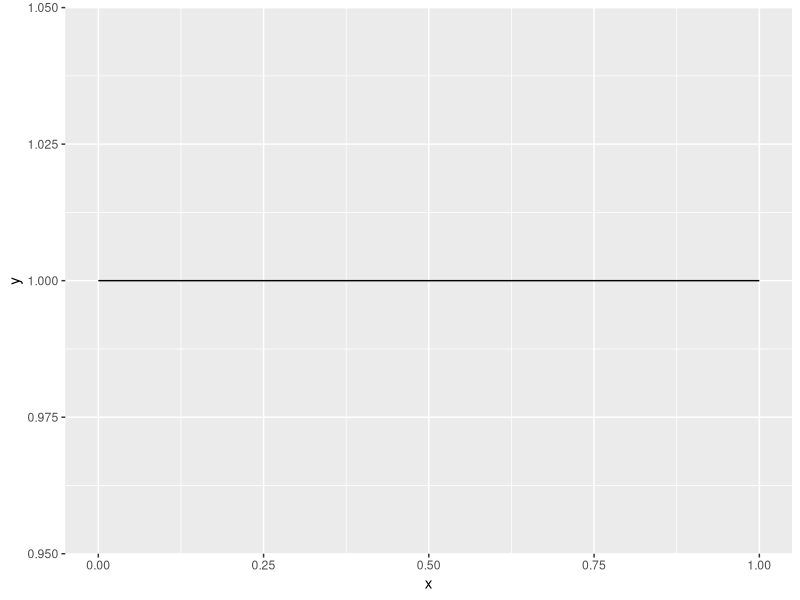
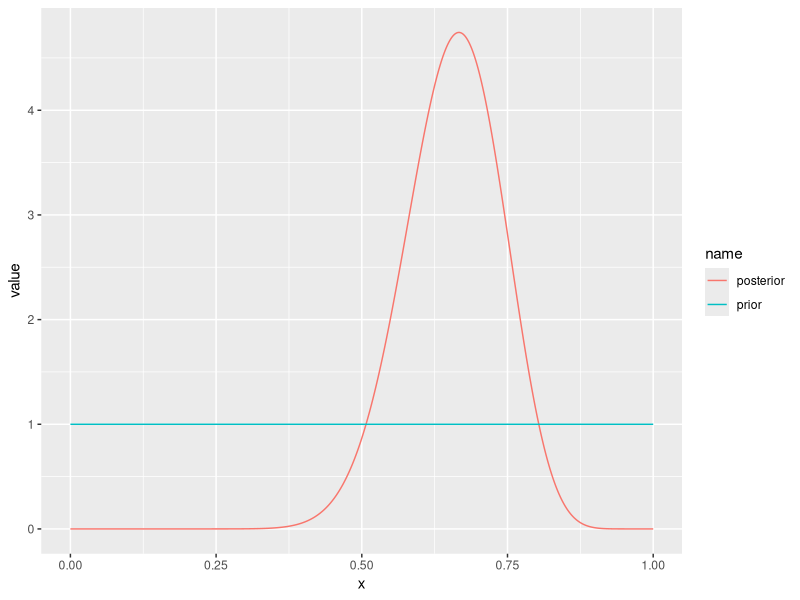
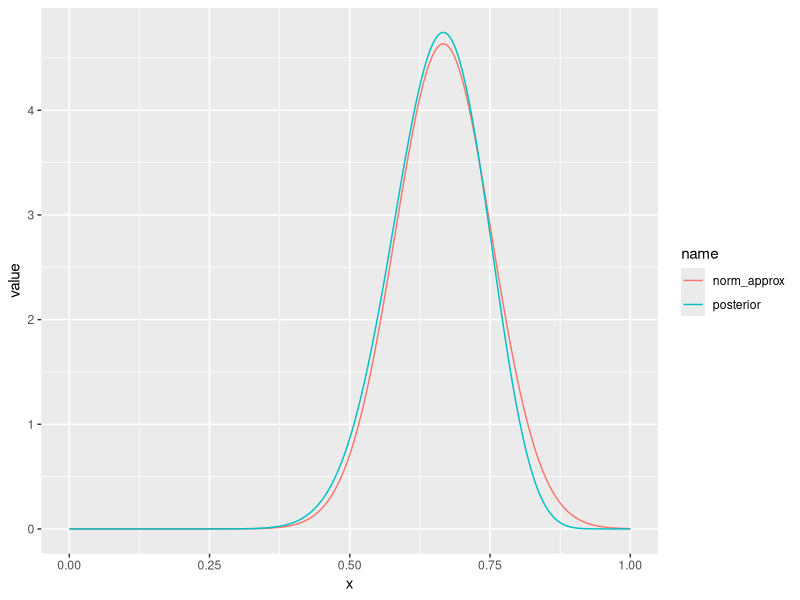

Recreate these plots in R, in order.
## ---- chunk 1
knitr::opts_chunk$set(echo = FALSE)
library(tidyverse)
## ---- chunk 2
# a and b parameters for the beta prior
prior_a <- 1
prior_b <- 1

# number of tosses of the globe 
n <- 30

# number of times the globe lands on water
Y <- 20
## ---- chunk 3
x_vals <- seq(from=0, to=1, by=0.001)
prior_y <- dbeta(x_vals, prior_a, prior_b)
df_prior <- data.frame(x=x_vals, y=prior_y)
ggplot(df_prior, aes(x=x,y=y)) + geom_line()
## ---- chunk 4
posterior_a <- prior_a + Y
posterior_b <- prior_b + n - Y
posterior_y <- dbeta(x_vals, posterior_a, posterior_b)
df_posterior <- data.frame(x=x_vals, prior=prior_y, posterior=posterior_y)
df_posterior <- df_posterior %>% pivot_longer(c(prior,posterior))

print(posterior_a)
print(posterior_b)

ggplot(df_posterior, aes(x=x, y=value, color=name)) + geom_line()
## ---- chunk 5
likelihood_func <- function(q)
{
  return(q^(posterior_a-1)*(1-q)^(posterior_b-1))
}
opt_obj <- optimize(likelihood_func, c(0,1), maximum=TRUE)
post_mode <- opt_obj$maximum
print("posterior mode:")
print(post_mode)
## ---- chunk 6
norm_approx_var <- -1/( -(posterior_a-1)/post_mode^2 - (posterior_b-1)/(1-post_mode)^2)
## ---- chunk 7
norm_std <- sqrt(norm_approx_var)
## ---- chunk 8
norm_approx_y <- dnorm(x_vals, post_mode, norm_std)
df_norm_approx <- data.frame(x=x_vals, norm_approx=norm_approx_y, posterior=posterior_y)
df_norm_approx <- df_norm_approx %>% pivot_longer(c(norm_approx,posterior))
ggplot(df_norm_approx, aes(x=x, y=value, color=name)) + geom_line()
